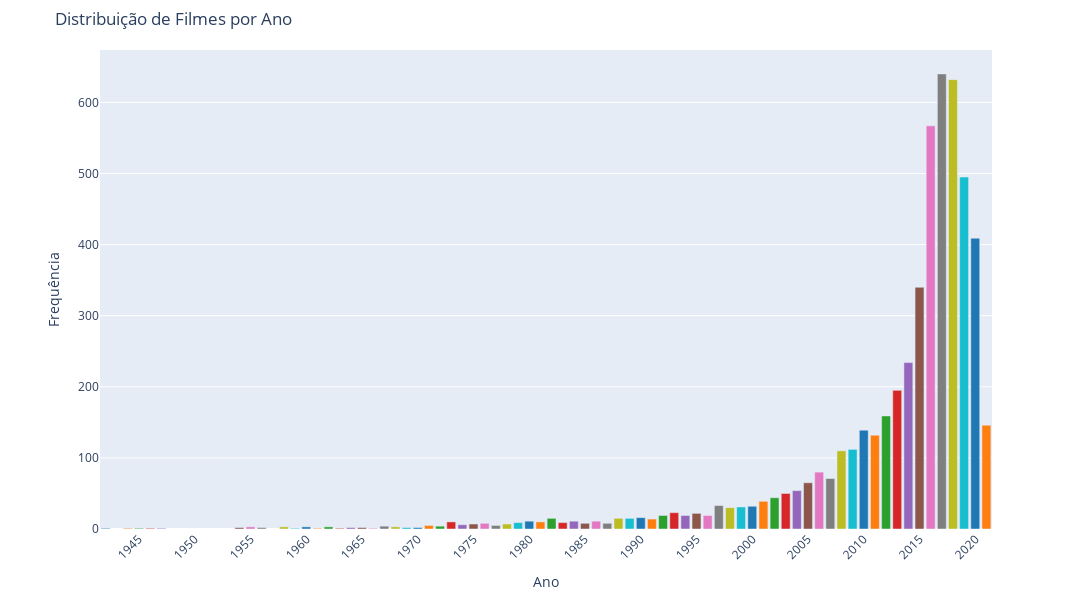

The cell this chart's notebook holds for it:
### Code cell
# Calculando a quantidade de filmes por ano
filmes_por_ano = df['Ano'].value_counts().sort_index()

# Definindo cores RGB para as barras
cores_rgb = ['rgb(31, 119, 180)', 'rgb(255, 127, 14)', 'rgb(44, 160, 44)', 'rgb(214, 39, 40)', 
             'rgb(148, 103, 189)', 'rgb(140, 86, 75)', 'rgb(227, 119, 194)', 'rgb(127, 127, 127)', 
             'rgb(188, 189, 34)', 'rgb(23, 190, 207)']

# Criando o gráfico de barras
fig = go.Figure()

# Adicionando as barras ao gráfico com cores diferentes para cada barra
for i, (ano, freq) in enumerate(zip(filmes_por_ano.index, filmes_por_ano.values)):
    fig.add_trace(go.Bar(x=[ano], y=[freq], marker_color=cores_rgb[i % len(cores_rgb)]))

# Atualizando o layout do gráfico
fig.update_layout(title='Distribuição de Filmes por Ano',
                  xaxis_title='Ano',
                  yaxis_title='Frequência',
                  xaxis=dict(tickangle=-45, tickmode='linear', tick0=1940, dtick=5),  # Definindo intervalo de 5 anos
                  height=600,  # Altura do gráfico
                  width=1130,  # Largura do gráfico
                  showlegend=False,
                  margin=dict(l=100, r=100, t=50, b=50))  # Definindo as margens

# Mostrando o gráfico
fig.show()

### Figure 1 — Plotly figure (JSON) as saved in the notebook; plotly's stock layout.template omitted (floating-point values rounded to 4 significant figures)
{"data": [{"marker": {"color": "rgb(31, 119, 180)"}, "type": "bar", "x": [1942], "y": [1]}, {"marker": {"color": "rgb(255, 127, 14)"}, "type": "bar", "x": [1944], "y": [1]}, {"marker": {"color": "rgb(44, 160, 44)"}, "type": "bar", "x": [1945], "y": [1]}, {"marker": {"color": "rgb(214, 39, 40)"}, "type": "bar", "x": [1946], "y": [1]}, {"marker": {"color": "rgb(148, 103, 189)"}, "type": "bar", "x": [1947], "y": [1]}, {"marker": {"color": "rgb(140, 86, 75)"}, "type": "bar", "x": [1954], "y": [2]}, {"marker": {"color": "rgb(227, 119, 194)"}, "type": "bar", "x": [1955], "y": [3]}, {"marker": {"color": "rgb(127, 127, 127)"}, "type": "bar", "x": [1956], "y": [2]}, {"marker": {"color": "rgb(188, 189, 34)"}, "type": "bar", "x": [1958], "y": [3]}, {"marker": {"color": "rgb(23, 190, 207)"}, "type": "bar", "x": [1959], "y": [1]}, {"marker": {"color": "rgb(31, 119, 180)"}, "type": "bar", "x": [1960], "y": [3]}, {"marker": {"color": "rgb(255, 127, 14)"}, "type": "bar", "x": [1961], "y": [1]}, {"marker": {"color": "rgb(44, 160, 44)"}, "type": "bar", "x": [1962], "y": [3]}, {"marker": {"color": "rgb(214, 39, 40)"}, "type": "bar", "x": [1963], "y": [1]}, {"marker": {"color": "rgb(148, 103, 189)"}, "type": "bar", "x": [1964], "y": [2]}, {"marker": {"color": "rgb(140, 86, 75)"}, "type": "bar", "x": [1965], "y": [2]}, {"marker": {"color": "rgb(227, 119, 194)"}, "type": "bar", "x": [1966], "y": [1]}, {"marker": {"color": "rgb(127, 127, 127)"}, "type": "bar", "x": [1967], "y": [4]}, {"marker": {"color": "rgb(188, 189, 34)"}, "type": "bar", "x": [1968], "y": [3]}, {"marker": {"color": "rgb(23, 190, 207)"}, "type": "bar", "x": [1969], "y": [2]}, {"marker": {"color": "rgb(31, 119, 180)"}, "type": "bar", "x": [1970], "y": [2]}, {"marker": {"color": "rgb(255, 127, 14)"}, "type": "bar", "x": [1971], "y": [5]}, {"marker": {"color": "rgb(44, 160, 44)"}, "type": "bar", "x": [1972], "y": [4]}, {"marker": {"color": "rgb(214, 39, 40)"}, "type": "bar", "x": [1973], "y": [10]}, {"marker": {"color": "rgb(148, 103, 189)"}, "type": "bar", "x": [1974], "y": [6]}, {"marker": {"color": "rgb(140, 86, 75)"}, "type": "bar", "x": [1975], "y": [7]}, {"marker": {"color": "rgb(227, 119, 194)"}, "type": "bar", "x": [1976], "y": [8]}, {"marker": {"color": "rgb(127, 127, 127)"}, "type": "bar", "x": [1977], "y": [5]}, {"marker": {"color": "rgb(188, 189, 34)"}, "type": "bar", "x": [1978], "y": [7]}, {"marker": {"color": "rgb(23, 190, 207)"}, "type": "bar", "x": [1979], "y": [9]}, {"marker": {"color": "rgb(31, 119, 180)"}, "type": "bar", "x": [1980], "y": [11]}, {"marker": {"color": "rgb(255, 127, 14)"}, "type": "bar", "x": [1981], "y": [10]}, {"marker": {"color": "rgb(44, 160, 44)"}, "type": "bar", "x": [1982], "y": [15]}, {"marker": {"color": "rgb(214, 39, 40)"}, "type": "bar", "x": [1983], "y": [9]}, {"marker": {"color": "rgb(148, 103, 189)"}, "type": "bar", "x": [1984], "y": [11]}, {"marker": {"color": "rgb(140, 86, 75)"}, "type": "bar", "x": [1985], "y": [8]}, {"marker": {"color": "rgb(227, 119, 194)"}, "type": "bar", "x": [1986], "y": [11]}, {"marker": {"color": "rgb(127, 127, 127)"}, "type": "bar", "x": [1987], "y": [8]}, {"marker": {"color": "rgb(188, 189, 34)"}, "type": "bar", "x": [1988], "y": [15]}, {"marker": {"color": "rgb(23, 190, 207)"}, "type": "bar", "x": [1989], "y": [15]}, {"marker": {"color": "rgb(31, 119, 180)"}, "type": "bar", "x": [1990], "y": [16]}, {"marker": {"color": "rgb(255, 127, 14)"}, "type": "bar", "x": [1991], "y": [14]}, {"marker": {"color": "rgb(44, 160, 44)"}, "type": "bar", "x": [1992], "y": [19]}, {"marker": {"color": "rgb(214, 39, 40)"}, "type": "bar", "x": [1993], "y": [23]}, {"marker": {"color": "rgb(148, 103, 189)"}, "type": "bar", "x": [1994], "y": [19]}, {"marker": {"color": "rgb(140, 86, 75)"}, "type": "bar", "x": [1995], "y": [22]}, {"marker": {"color": "rgb(227, 119, 194)"}, "type": "bar", "x": [1996], "y": [19]}, {"marker": {"color": "rgb(127, 127, 127)"}, "type": "bar", "x": [1997], "y": [33]}, {"marker": {"color": "rgb(188, 189, 34)"}, "type": "bar", "x": [1998], "y": [30]}, {"marker": {"color": "rgb(23, 190, 207)"}, "type": "bar", "x": [1999], "y": [31]}, {"marker": {"color": "rgb(31, 119, 180)"}, "type": "bar", "x": [2000], "y": [32]}, {"marker": {"color": "rgb(255, 127, 14)"}, "type": "bar", "x": [2001], "y": [39]}, {"marker": {"color": "rgb(44, 160, 44)"}, "type": "bar", "x": [2002], "y": [44]}, {"marker": {"color": "rgb(214, 39, 40)"}, "type": "bar", "x": [2003], "y": [50]}, {"marker": {"color": "rgb(148, 103, 189)"}, "type": "bar", "x": [2004], "y": [54]}, {"marker": {"color": "rgb(140, 86, 75)"}, "type": "bar", "x": [2005], "y": [65]}, {"marker": {"color": "rgb(227, 119, 194)"}, "type": "bar", "x": [2006], "y": [80]}, {"marker": {"color": "rgb(127, 127, 127)"}, "type": "bar", "x": [2007], "y": [71]}, {"marker": {"color": "rgb(188, 189, 34)"}, "type": "bar", "x": [2008], "y": [110]}, {"marker": {"color": "rgb(23, 190, 207)"}, "type": "bar", "x": [2009], "y": [112]}, {"marker": {"color": "rgb(31, 119, 180)"}, "type": "bar", "x": [2010], "y": [139]}, {"marker": {"color": "rgb(255, 127, 14)"}, "type": "bar", "x": [2011], "y": [132]}, {"marker": {"color": "rgb(44, 160, 44)"}, "type": "bar", "x": [2012], "y": [159]}, {"marker": {"color": "rgb(214, 39, 40)"}, "type": "bar", "x": [2013], "y": [195]}, {"marker": {"color": "rgb(148, 103, 189)"}, "type": "bar", "x": [2014], "y": [234]}, {"marker": {"color": "rgb(140, 86, 75)"}, "type": "bar", "x": [2015], "y": [340]}, {"marker": {"color": "rgb(227, 119, 194)"}, "type": "bar", "x": [2016], "y": [567]}, {"marker": {"color": "rgb(127, 127, 127)"}, "type": "bar", "x": [2017], "y": [640]}, {"marker": {"color": "rgb(188, 189, 34)"}, "type": "bar", "x": [2018], "y": [632]}, {"marker": {"color": "rgb(23, 190, 207)"}, "type": "bar", "x": [2019], "y": [495]}, {"marker": {"color": "rgb(31, 119, 180)"}, "type": "bar", "x": [2020], "y": [409]}, {"marker": {"color": "rgb(255, 127, 14)"}, "type": "bar", "x": [2021], "y": [146]}], "layout": {"height": 600, "margin": {"b": 50, "l": 100, "r": 100, "t": 50}, "showlegend": false, "title": {"text": "Distribuição de Filmes por Ano"}, "width": 1130, "xaxis": {"dtick": 5, "tick0": 1940, "tickangle": -45, "tickmode": "linear", "title": {"text": "Ano"}}, "yaxis": {"title": {"text": "Frequência"}}}}
